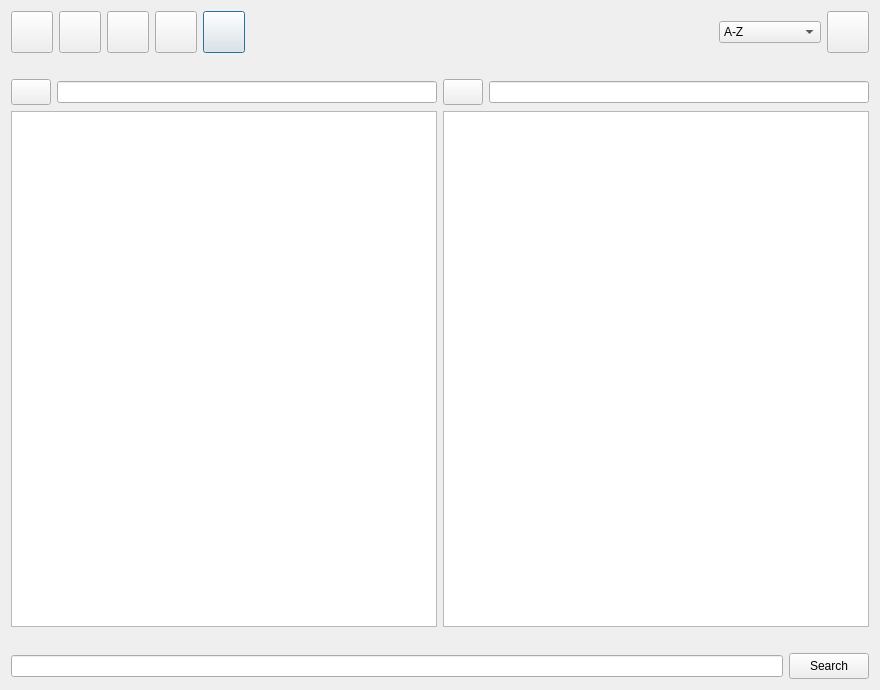
<?xml version="1.0" encoding="UTF-8"?>
<ui version="4.0">
 <class>TabModule</class>
 <widget class="QDialog" name="TabModule">
  <property name="geometry">
   <rect>
    <x>0</x>
    <y>0</y>
    <width>880</width>
    <height>690</height>
   </rect>
  </property>
  <property name="windowTitle">
   <string>Dialog</string>
  </property>
  <layout class="QVBoxLayout" name="verticalLayout">
   <item>
    <layout class="QGridLayout" name="buttonGridLayout">
     <item row="0" column="4">
      <widget class="QPushButton" name="renamingButton">
       <property name="sizePolicy">
        <sizepolicy hsizetype="Fixed" vsizetype="Fixed">
         <horstretch>0</horstretch>
         <verstretch>0</verstretch>
        </sizepolicy>
       </property>
       <property name="minimumSize">
        <size>
         <width>42</width>
         <height>42</height>
        </size>
       </property>
       <property name="text">
        <string/>
       </property>
       <property name="icon">
        <iconset resource="../../../resources/resources.qrc">
         <normaloff>:/fileSystemIcons/fileSystemIcons/rename (1).png</normaloff>:/fileSystemIcons/fileSystemIcons/rename (1).png</iconset>
       </property>
       <property name="iconSize">
        <size>
         <width>36</width>
         <height>36</height>
        </size>
       </property>
      </widget>
     </item>
     <item row="0" column="5">
      <spacer name="horizontalSpacer">
       <property name="orientation">
        <enum>Qt::Horizontal</enum>
       </property>
       <property name="sizeHint" stdset="0">
        <size>
         <width>40</width>
         <height>20</height>
        </size>
       </property>
      </spacer>
     </item>
     <item row="0" column="3">
      <widget class="QPushButton" name="replacingButton">
       <property name="sizePolicy">
        <sizepolicy hsizetype="Fixed" vsizetype="Fixed">
         <horstretch>0</horstretch>
         <verstretch>0</verstretch>
        </sizepolicy>
       </property>
       <property name="minimumSize">
        <size>
         <width>42</width>
         <height>42</height>
        </size>
       </property>
       <property name="text">
        <string/>
       </property>
       <property name="icon">
        <iconset resource="../../../resources/resources.qrc">
         <normaloff>:/fileSystemIcons/fileSystemIcons/import-export.png</normaloff>:/fileSystemIcons/fileSystemIcons/import-export.png</iconset>
       </property>
       <property name="iconSize">
        <size>
         <width>36</width>
         <height>36</height>
        </size>
       </property>
      </widget>
     </item>
     <item row="0" column="2">
      <widget class="QPushButton" name="copyingButton">
       <property name="sizePolicy">
        <sizepolicy hsizetype="Fixed" vsizetype="Fixed">
         <horstretch>0</horstretch>
         <verstretch>0</verstretch>
        </sizepolicy>
       </property>
       <property name="minimumSize">
        <size>
         <width>42</width>
         <height>42</height>
        </size>
       </property>
       <property name="text">
        <string/>
       </property>
       <property name="icon">
        <iconset resource="../../../resources/resources.qrc">
         <normaloff>:/fileSystemIcons/fileSystemIcons/copy.png</normaloff>:/fileSystemIcons/fileSystemIcons/copy.png</iconset>
       </property>
       <property name="iconSize">
        <size>
         <width>36</width>
         <height>36</height>
        </size>
       </property>
      </widget>
     </item>
     <item row="0" column="1">
      <widget class="QPushButton" name="removingButton">
       <property name="sizePolicy">
        <sizepolicy hsizetype="Fixed" vsizetype="Fixed">
         <horstretch>0</horstretch>
         <verstretch>0</verstretch>
        </sizepolicy>
       </property>
       <property name="minimumSize">
        <size>
         <width>42</width>
         <height>42</height>
        </size>
       </property>
       <property name="text">
        <string/>
       </property>
       <property name="icon">
        <iconset resource="../../../resources/resources.qrc">
         <normaloff>:/fileSystemIcons/fileSystemIcons/bin.png</normaloff>:/fileSystemIcons/fileSystemIcons/bin.png</iconset>
       </property>
       <property name="iconSize">
        <size>
         <width>36</width>
         <height>36</height>
        </size>
       </property>
      </widget>
     </item>
     <item row="0" column="0">
      <widget class="QPushButton" name="creatingButton">
       <property name="sizePolicy">
        <sizepolicy hsizetype="Fixed" vsizetype="Fixed">
         <horstretch>0</horstretch>
         <verstretch>0</verstretch>
        </sizepolicy>
       </property>
       <property name="minimumSize">
        <size>
         <width>42</width>
         <height>42</height>
        </size>
       </property>
       <property name="mouseTracking">
        <bool>false</bool>
       </property>
       <property name="toolTip">
        <string/>
       </property>
       <property name="text">
        <string/>
       </property>
       <property name="icon">
        <iconset resource="../../../resources/resources.qrc">
         <normaloff>:/fileSystemIcons/fileSystemIcons/new-document.png</normaloff>:/fileSystemIcons/fileSystemIcons/new-document.png</iconset>
       </property>
       <property name="iconSize">
        <size>
         <width>36</width>
         <height>36</height>
        </size>
       </property>
      </widget>
     </item>
     <item row="0" column="7">
      <widget class="QPushButton" name="showHiddenButton">
       <property name="sizePolicy">
        <sizepolicy hsizetype="Fixed" vsizetype="Fixed">
         <horstretch>0</horstretch>
         <verstretch>0</verstretch>
        </sizepolicy>
       </property>
       <property name="minimumSize">
        <size>
         <width>42</width>
         <height>42</height>
        </size>
       </property>
       <property name="text">
        <string/>
       </property>
       <property name="icon">
        <iconset resource="../../../resources/resources.qrc">
         <normaloff>:/fileSystemIcons/fileSystemIcons/hidden.png</normaloff>:/fileSystemIcons/fileSystemIcons/hidden.png</iconset>
       </property>
       <property name="iconSize">
        <size>
         <width>36</width>
         <height>36</height>
        </size>
       </property>
      </widget>
     </item>
     <item row="0" column="6">
      <widget class="QComboBox" name="sortingBox">
       <item>
        <property name="text">
         <string>A-Z</string>
        </property>
       </item>
       <item>
        <property name="text">
         <string>Z-A</string>
        </property>
       </item>
       <item>
        <property name="text">
         <string>Size</string>
        </property>
       </item>
       <item>
        <property name="text">
         <string>Type</string>
        </property>
       </item>
       <item>
        <property name="text">
         <string>First Modified</string>
        </property>
       </item>
       <item>
        <property name="text">
         <string>Last Modified</string>
        </property>
       </item>
      </widget>
     </item>
    </layout>
   </item>
   <item>
    <spacer name="horizontalSpacer_2">
     <property name="orientation">
      <enum>Qt::Horizontal</enum>
     </property>
     <property name="sizeHint" stdset="0">
      <size>
       <width>40</width>
       <height>20</height>
      </size>
     </property>
    </spacer>
   </item>
   <item>
    <layout class="QGridLayout" name="navigationGridLayout">
     <item row="0" column="3">
      <widget class="QLineEdit" name="rightLineEdit"/>
     </item>
     <item row="0" column="0">
      <widget class="QPushButton" name="leftAboveButton">
       <property name="sizePolicy">
        <sizepolicy hsizetype="Fixed" vsizetype="Fixed">
         <horstretch>0</horstretch>
         <verstretch>0</verstretch>
        </sizepolicy>
       </property>
       <property name="minimumSize">
        <size>
         <width>40</width>
         <height>26</height>
        </size>
       </property>
       <property name="maximumSize">
        <size>
         <width>40</width>
         <height>26</height>
        </size>
       </property>
       <property name="text">
        <string/>
       </property>
       <property name="icon">
        <iconset resource="../../../resources/resources.qrc">
         <normaloff>:/fileSystemIcons/fileSystemIcons/arrow.png</normaloff>:/fileSystemIcons/fileSystemIcons/arrow.png</iconset>
       </property>
       <property name="iconSize">
        <size>
         <width>38</width>
         <height>24</height>
        </size>
       </property>
      </widget>
     </item>
     <item row="0" column="1">
      <widget class="QLineEdit" name="leftLineEdit">
       <property name="sizePolicy">
        <sizepolicy hsizetype="Expanding" vsizetype="Fixed">
         <horstretch>0</horstretch>
         <verstretch>0</verstretch>
        </sizepolicy>
       </property>
      </widget>
     </item>
     <item row="0" column="2">
      <widget class="QPushButton" name="rightAboveButton">
       <property name="sizePolicy">
        <sizepolicy hsizetype="Fixed" vsizetype="Fixed">
         <horstretch>0</horstretch>
         <verstretch>0</verstretch>
        </sizepolicy>
       </property>
       <property name="minimumSize">
        <size>
         <width>40</width>
         <height>0</height>
        </size>
       </property>
       <property name="maximumSize">
        <size>
         <width>40</width>
         <height>26</height>
        </size>
       </property>
       <property name="text">
        <string/>
       </property>
       <property name="icon">
        <iconset resource="../../../resources/resources.qrc">
         <normaloff>:/fileSystemIcons/fileSystemIcons/arrow.png</normaloff>:/fileSystemIcons/fileSystemIcons/arrow.png</iconset>
       </property>
       <property name="iconSize">
        <size>
         <width>38</width>
         <height>24</height>
        </size>
       </property>
      </widget>
     </item>
    </layout>
   </item>
   <item>
    <layout class="QGridLayout" name="viewGridLayout">
     <item row="1" column="1">
      <widget class="QTableView" name="rightTableView"/>
     </item>
     <item row="1" column="0">
      <widget class="QTableView" name="leftTableView"/>
     </item>
    </layout>
   </item>
   <item>
    <layout class="QGridLayout" name="labelGridLayout">
     <item row="0" column="3">
      <widget class="QLabel" name="sizeLabel">
       <property name="text">
        <string/>
       </property>
       <property name="alignment">
        <set>Qt::AlignCenter</set>
       </property>
      </widget>
     </item>
     <item row="0" column="4">
      <widget class="QLabel" name="lastModeDateLabel">
       <property name="text">
        <string/>
       </property>
       <property name="alignment">
        <set>Qt::AlignRight|Qt::AlignTrailing|Qt::AlignVCenter</set>
       </property>
      </widget>
     </item>
     <item row="0" column="0">
      <widget class="QLabel" name="typeLabel">
       <property name="text">
        <string/>
       </property>
       <property name="alignment">
        <set>Qt::AlignLeading|Qt::AlignLeft|Qt::AlignVCenter</set>
       </property>
      </widget>
     </item>
    </layout>
   </item>
   <item>
    <layout class="QGridLayout" name="searchingGridLayout">
     <item row="0" column="1">
      <widget class="QPushButton" name="searchingButton">
       <property name="sizePolicy">
        <sizepolicy hsizetype="Fixed" vsizetype="Fixed">
         <horstretch>0</horstretch>
         <verstretch>0</verstretch>
        </sizepolicy>
       </property>
       <property name="minimumSize">
        <size>
         <width>80</width>
         <height>26</height>
        </size>
       </property>
       <property name="text">
        <string>Search</string>
       </property>
       <property name="icon">
        <iconset resource="../../../resources/resources.qrc">
         <normaloff>:/fileSystemIcons/fileSystemIcons/search.png</normaloff>:/fileSystemIcons/fileSystemIcons/search.png</iconset>
       </property>
      </widget>
     </item>
     <item row="0" column="0">
      <widget class="QLineEdit" name="searchingLineEdit">
       <property name="inputMask">
        <string/>
       </property>
       <property name="text">
        <string/>
       </property>
      </widget>
     </item>
    </layout>
   </item>
  </layout>
 </widget>
 <resources>
  <include location="../../../resources/resources.qrc"/>
  <include location="../../../resources/resources.qrc"/>
 </resources>
 <connections/>
</ui>
